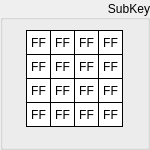
  <widget class="QGroupBox" name="groupSubKey">
   <property name="geometry">
    <rect>
     <x>190</x>
     <y>10</y>
     <width>150</width>
     <height>150</height>
    </rect>
   </property>
   <property name="sizePolicy">
    <sizepolicy hsizetype="Fixed" vsizetype="Fixed">
     <horstretch>0</horstretch>
     <verstretch>0</verstretch>
    </sizepolicy>
   </property>
   <property name="styleSheet">
    <string notr="true"/>
   </property>
   <property name="title">
    <string>SubKey</string>
   </property>
   <property name="alignment">
    <set>Qt::AlignRight|Qt::AlignTrailing|Qt::AlignVCenter</set>
   </property>
   <widget class="QLabel" name="subKeyByte15">
    <property name="enabled">
     <bool>true</bool>
    </property>
    <property name="geometry">
     <rect>
      <x>98</x>
      <y>102</y>
      <width>25</width>
      <height>25</height>
     </rect>
    </property>
    <property name="sizePolicy">
     <sizepolicy hsizetype="Fixed" vsizetype="Fixed">
      <horstretch>0</horstretch>
      <verstretch>0</verstretch>
     </sizepolicy>
    </property>
    <property name="font">
     <font>
      <kerning>true</kerning>
     </font>
    </property>
    <property name="layoutDirection">
     <enum>Qt::LeftToRight</enum>
    </property>
    <property name="styleSheet">
     <string notr="true">QLabel {
	 border-width: 1px;
     border-style: solid;
     border-color: black; 
     background-color: white;
}</string>
    </property>
    <property name="text">
     <string>FF</string>
    </property>
    <property name="alignment">
     <set>Qt::AlignCenter</set>
    </property>
   </widget>
   <widget class="QLabel" name="subKeyByte13">
    <property name="enabled">
     <bool>true</bool>
    </property>
    <property name="geometry">
     <rect>
      <x>98</x>
      <y>54</y>
      <width>25</width>
      <height>25</height>
     </rect>
    </property>
    <property name="sizePolicy">
     <sizepolicy hsizetype="Fixed" vsizetype="Fixed">
      <horstretch>0</horstretch>
      <verstretch>0</verstretch>
     </sizepolicy>
    </property>
    <property name="font">
     <font>
      <kerning>true</kerning>
     </font>
    </property>
    <property name="layoutDirection">
     <enum>Qt::LeftToRight</enum>
    </property>
    <property name="styleSheet">
     <string notr="true">QLabel {
	 border-width: 1px;
     border-style: solid;
     border-color: black; 
     background-color: white;
}</string>
    </property>
    <property name="text">
     <string>FF</string>
    </property>
    <property name="alignment">
     <set>Qt::AlignCenter</set>
    </property>
   </widget>
   <widget class="QLabel" name="subKeyByte14">
    <property name="enabled">
     <bool>true</bool>
    </property>
    <property name="geometry">
     <rect>
      <x>98</x>
      <y>78</y>
      <width>25</width>
      <height>25</height>
     </rect>
    </property>
    <property name="sizePolicy">
     <sizepolicy hsizetype="Fixed" vsizetype="Fixed">
      <horstretch>0</horstretch>
      <verstretch>0</verstretch>
     </sizepolicy>
    </property>
    <property name="font">
     <font>
      <kerning>true</kerning>
     </font>
    </property>
    <property name="layoutDirection">
     <enum>Qt::LeftToRight</enum>
    </property>
    <property name="styleSheet">
     <string notr="true">QLabel {
	 border-width: 1px;
     border-style: solid;
     border-color: black; 
     background-color: white;
}</string>
    </property>
    <property name="text">
     <string>FF</string>
    </property>
    <property name="alignment">
     <set>Qt::AlignCenter</set>
    </property>
   </widget>
   <widget class="QLabel" name="subKeyByte06">
    <property name="enabled">
     <bool>true</bool>
    </property>
    <property name="geometry">
     <rect>
      <x>50</x>
      <y>78</y>
      <width>25</width>
      <height>25</height>
     </rect>
    </property>
    <property name="sizePolicy">
     <sizepolicy hsizetype="Fixed" vsizetype="Fixed">
      <horstretch>0</horstretch>
      <verstretch>0</verstretch>
     </sizepolicy>
    </property>
    <property name="font">
     <font>
      <kerning>true</kerning>
     </font>
    </property>
    <property name="layoutDirection">
     <enum>Qt::LeftToRight</enum>
    </property>
    <property name="styleSheet">
     <string notr="true">QLabel {
	 border-width: 1px;
     border-style: solid;
     border-color: black; 
     background-color: white;
}</string>
    </property>
    <property name="text">
     <string>FF</string>
    </property>
    <property name="alignment">
     <set>Qt::AlignCenter</set>
    </property>
   </widget>
   <widget class="QLabel" name="subKeyByte04">
    <property name="enabled">
     <bool>true</bool>
    </property>
    <property name="geometry">
     <rect>
      <x>50</x>
      <y>30</y>
      <width>25</width>
      <height>25</height>
     </rect>
    </property>
    <property name="sizePolicy">
     <sizepolicy hsizetype="Fixed" vsizetype="Fixed">
      <horstretch>0</horstretch>
      <verstretch>0</verstretch>
     </sizepolicy>
    </property>
    <property name="font">
     <font>
      <kerning>true</kerning>
     </font>
    </property>
    <property name="layoutDirection">
     <enum>Qt::LeftToRight</enum>
    </property>
    <property name="styleSheet">
     <string notr="true">QLabel {
	 border-width: 1px;
     border-style: solid;
     border-color: black; 
     background-color: white;
}</string>
    </property>
    <property name="text">
     <string>FF</string>
    </property>
    <property name="alignment">
     <set>Qt::AlignCenter</set>
    </property>
   </widget>
   <widget class="QLabel" name="subKeyByte02">
    <property name="enabled">
     <bool>true</bool>
    </property>
    <property name="geometry">
     <rect>
      <x>26</x>
      <y>78</y>
      <width>25</width>
      <height>25</height>
     </rect>
    </property>
    <property name="sizePolicy">
     <sizepolicy hsizetype="Fixed" vsizetype="Fixed">
      <horstretch>0</horstretch>
      <verstretch>0</verstretch>
     </sizepolicy>
    </property>
    <property name="font">
     <font>
      <kerning>true</kerning>
     </font>
    </property>
    <property name="layoutDirection">
     <enum>Qt::LeftToRight</enum>
    </property>
    <property name="styleSheet">
     <string notr="true">QLabel {
	 border-width: 1px;
     border-style: solid;
     border-color: black; 
     background-color: white;
}</string>
    </property>
    <property name="text">
     <string>FF</string>
    </property>
    <property name="alignment">
     <set>Qt::AlignCenter</set>
    </property>
   </widget>
   <widget class="QLabel" name="subKeyByte10">
    <property name="enabled">
     <bool>true</bool>
    </property>
    <property name="geometry">
     <rect>
      <x>74</x>
      <y>78</y>
      <width>25</width>
      <height>25</height>
     </rect>
    </property>
    <property name="sizePolicy">
     <sizepolicy hsizetype="Fixed" vsizetype="Fixed">
      <horstretch>0</horstretch>
      <verstretch>0</verstretch>
     </sizepolicy>
    </property>
    <property name="font">
     <font>
      <kerning>true</kerning>
     </font>
    </property>
    <property name="layoutDirection">
     <enum>Qt::LeftToRight</enum>
    </property>
    <property name="styleSheet">
     <string notr="true">QLabel {
	 border-width: 1px;
     border-style: solid;
     border-color: black; 
     background-color: white;
}</string>
    </property>
    <property name="text">
     <string>FF</string>
    </property>
    <property name="alignment">
     <set>Qt::AlignCenter</set>
    </property>
   </widget>
   <widget class="QLabel" name="subKeyByte09">
    <property name="enabled">
     <bool>true</bool>
    </property>
    <property name="geometry">
     <rect>
      <x>74</x>
      <y>54</y>
      <width>25</width>
      <height>25</height>
     </rect>
    </property>
    <property name="sizePolicy">
     <sizepolicy hsizetype="Fixed" vsizetype="Fixed">
      <horstretch>0</horstretch>
      <verstretch>0</verstretch>
     </sizepolicy>
    </property>
    <property name="font">
     <font>
      <kerning>true</kerning>
     </font>
    </property>
    <property name="layoutDirection">
     <enum>Qt::LeftToRight</enum>
    </property>
    <property name="styleSheet">
     <string notr="true">QLabel {
	 border-width: 1px;
     border-style: solid;
     border-color: black; 
     background-color: white;
}</string>
    </property>
    <property name="text">
     <string>FF</string>
    </property>
    <property name="alignment">
     <set>Qt::AlignCenter</set>
    </property>
   </widget>
   <widget class="QLabel" name="subKeyByte01">
    <property name="enabled">
     <bool>true</bool>
    </property>
    <property name="geometry">
     <rect>
      <x>26</x>
      <y>54</y>
      <width>25</width>
      <height>25</height>
     </rect>
    </property>
    <property name="sizePolicy">
     <sizepolicy hsizetype="Fixed" vsizetype="Fixed">
      <horstretch>0</horstretch>
      <verstretch>0</verstretch>
     </sizepolicy>
    </property>
    <property name="font">
     <font>
      <kerning>true</kerning>
     </font>
    </property>
    <property name="layoutDirection">
     <enum>Qt::LeftToRight</enum>
    </property>
    <property name="styleSheet">
     <string notr="true">QLabel {
	 border-width: 1px;
     border-style: solid;
     border-color: black; 
     background-color: white;
}</string>
    </property>
    <property name="text">
     <string>FF</string>
    </property>
    <property name="alignment">
     <set>Qt::AlignCenter</set>
    </property>
   </widget>
   <widget class="QLabel" name="subKeyByte08">
    <property name="enabled">
     <bool>true</bool>
    </property>
    <property name="geometry">
     <rect>
      <x>74</x>
      <y>30</y>
      <width>25</width>
      <height>25</height>
     </rect>
    </property>
    <property name="sizePolicy">
     <sizepolicy hsizetype="Fixed" vsizetype="Fixed">
      <horstretch>0</horstretch>
      <verstretch>0</verstretch>
     </sizepolicy>
    </property>
    <property name="font">
     <font>
      <kerning>true</kerning>
     </font>
    </property>
    <property name="layoutDirection">
     <enum>Qt::LeftToRight</enum>
    </property>
    <property name="styleSheet">
     <string notr="true">QLabel {
	 border-width: 1px;
     border-style: solid;
     border-color: black; 
     background-color: white;
}</string>
    </property>
    <property name="text">
     <string>FF</string>
    </property>
    <property name="alignment">
     <set>Qt::AlignCenter</set>
    </property>
   </widget>
   <widget class="QLabel" name="subKeyByte00">
    <property name="enabled">
     <bool>true</bool>
    </property>
    <property name="geometry">
     <rect>
      <x>26</x>
      <y>30</y>
      <width>25</width>
      <height>25</height>
     </rect>
    </property>
    <property name="sizePolicy">
     <sizepolicy hsizetype="Fixed" vsizetype="Fixed">
      <horstretch>0</horstretch>
      <verstretch>0</verstretch>
     </sizepolicy>
    </property>
    <property name="font">
     <font>
      <kerning>true</kerning>
     </font>
    </property>
    <property name="layoutDirection">
     <enum>Qt::LeftToRight</enum>
    </property>
    <property name="styleSheet">
     <string notr="true">QLabel {
	 border-width: 1px;
     border-style: solid;
     border-color: black; 
     background-color: white;
}</string>
    </property>
    <property name="text">
     <string>FF</string>
    </property>
    <property name="alignment">
     <set>Qt::AlignCenter</set>
    </property>
    <property name="wordWrap">
     <bool>false</bool>
    </property>
   </widget>
   <widget class="QLabel" name="subKeyByte07">
    <property name="enabled">
     <bool>true</bool>
    </property>
    <property name="geometry">
     <rect>
      <x>50</x>
      <y>102</y>
      <width>25</width>
      <height>25</height>
     </rect>
    </property>
    <property name="sizePolicy">
     <sizepolicy hsizetype="Fixed" vsizetype="Fixed">
      <horstretch>0</horstretch>
      <verstretch>0</verstretch>
     </sizepolicy>
    </property>
    <property name="font">
     <font>
      <kerning>true</kerning>
     </font>
    </property>
    <property name="layoutDirection">
     <enum>Qt::LeftToRight</enum>
    </property>
    <property name="styleSheet">
     <string notr="true">QLabel {
	 border-width: 1px;
     border-style: solid;
     border-color: black; 
     background-color: white;
}</string>
    </property>
    <property name="text">
     <string>FF</string>
    </property>
    <property name="alignment">
     <set>Qt::AlignCenter</set>
    </property>
   </widget>
   <widget class="QLabel" name="subKeyByte12">
    <property name="enabled">
     <bool>true</bool>
    </property>
    <property name="geometry">
     <rect>
      <x>98</x>
      <y>30</y>
      <width>25</width>
      <height>25</height>
     </rect>
    </property>
    <property name="sizePolicy">
     <sizepolicy hsizetype="Fixed" vsizetype="Fixed">
      <horstretch>0</horstretch>
      <verstretch>0</verstretch>
     </sizepolicy>
    </property>
    <property name="font">
     <font>
      <kerning>true</kerning>
     </font>
    </property>
    <property name="layoutDirection">
     <enum>Qt::LeftToRight</enum>
    </property>
    <property name="styleSheet">
     <string notr="true">QLabel {
	 border-width: 1px;
     border-style: solid;
     border-color: black; 
     background-color: white;
}</string>
    </property>
    <property name="text">
     <string>FF</string>
    </property>
    <property name="alignment">
     <set>Qt::AlignCenter</set>
    </property>
   </widget>
   <widget class="QLabel" name="subKeyByte03">
    <property name="enabled">
     <bool>true</bool>
    </property>
    <property name="geometry">
     <rect>
      <x>26</x>
      <y>102</y>
      <width>25</width>
      <height>25</height>
     </rect>
    </property>
    <property name="sizePolicy">
     <sizepolicy hsizetype="Fixed" vsizetype="Fixed">
      <horstretch>0</horstretch>
      <verstretch>0</verstretch>
     </sizepolicy>
    </property>
    <property name="font">
     <font>
      <kerning>true</kerning>
     </font>
    </property>
    <property name="layoutDirection">
     <enum>Qt::LeftToRight</enum>
    </property>
    <property name="styleSheet">
     <string notr="true">QLabel {
	 border-width: 1px;
     border-style: solid;
     border-color: black; 
     background-color: white;
}</string>
    </property>
    <property name="text">
     <string>FF</string>
    </property>
    <property name="alignment">
     <set>Qt::AlignCenter</set>
    </property>
   </widget>
   <widget class="QLabel" name="subKeyByte11">
    <property name="enabled">
     <bool>true</bool>
    </property>
    <property name="geometry">
     <rect>
      <x>74</x>
      <y>102</y>
      <width>25</width>
      <height>25</height>
     </rect>
    </property>
    <property name="sizePolicy">
     <sizepolicy hsizetype="Fixed" vsizetype="Fixed">
      <horstretch>0</horstretch>
      <verstretch>0</verstretch>
     </sizepolicy>
    </property>
    <property name="font">
     <font>
      <kerning>true</kerning>
     </font>
    </property>
    <property name="layoutDirection">
     <enum>Qt::LeftToRight</enum>
    </property>
    <property name="styleSheet">
     <string notr="true">QLabel {
	 border-width: 1px;
     border-style: solid;
     border-color: black; 
     background-color: white;
}</string>
    </property>
    <property name="text">
     <string>FF</string>
    </property>
    <property name="alignment">
     <set>Qt::AlignCenter</set>
    </property>
   </widget>
   <widget class="QLabel" name="subKeyByte05">
    <property name="enabled">
     <bool>true</bool>
    </property>
    <property name="geometry">
     <rect>
      <x>50</x>
      <y>54</y>
      <width>25</width>
      <height>25</height>
     </rect>
    </property>
    <property name="sizePolicy">
     <sizepolicy hsizetype="Fixed" vsizetype="Fixed">
      <horstretch>0</horstretch>
      <verstretch>0</verstretch>
     </sizepolicy>
    </property>
    <property name="font">
     <font>
      <kerning>true</kerning>
     </font>
    </property>
    <property name="layoutDirection">
     <enum>Qt::LeftToRight</enum>
    </property>
    <property name="styleSheet">
     <string notr="true">QLabel {
	 border-width: 1px;
     border-style: solid;
     border-color: black; 
     background-color: white;
}</string>
    </property>
    <property name="text">
     <string>FF</string>
    </property>
    <property name="alignment">
     <set>Qt::AlignCenter</set>
    </property>
   </widget>
  </widget>
